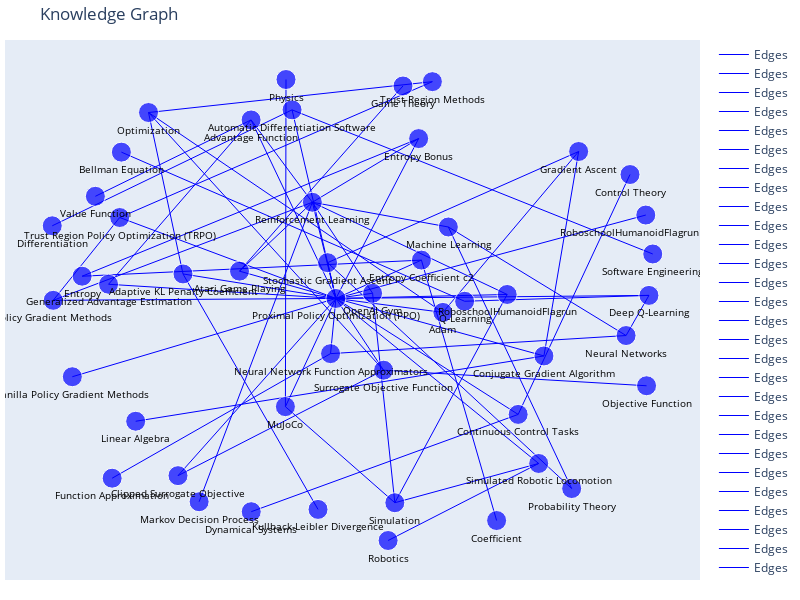

Write notebook code for a chart like this one.
### Code cell
import json
from difflib import get_close_matches

# --- Step 1: Flatten nested dictionary into triplet edges ---
def flatten_prereq_tree(concept, subtree, edges):
    if subtree is None:
        return
    for child, subchild in subtree.items():
        edges.append((concept, "depends on", child))
        flatten_prereq_tree(child, subchild, edges)

def build_edges_from_nested_dict(nested_dict):
    edges = []
    for root, subtree in nested_dict.items():
        flatten_prereq_tree(root, subtree, edges)
    return edges

# --- Step 2: Deduplicate concept names and normalize ---
def deduplicate_entities(edges, threshold=0.85):
    """Deduplicate and normalize entity names"""
    nodes = list(set([src for src, _, tgt in edges] + [tgt for _, _, tgt in edges]))
    
    node_map = {}
    canonical_nodes = []

    for node in nodes:
        # First, check for exact case-insensitive matches
        case_insensitive_match = None
        for canonical in canonical_nodes:
            if canonical.lower() == node.lower():
                case_insensitive_match = canonical
                break
        
        if case_insensitive_match:
            # Use the existing canonical form
            node_map[node] = case_insensitive_match
        else:
            # Check for fuzzy matches using get_close_matches
            match = get_close_matches(node, canonical_nodes, n=1, cutoff=threshold)
            if match:
                node_map[node] = match[0]
            else:
                # Create new canonical form - prefer the first occurrence's case
                canonical = node.strip()
                node_map[node] = canonical
                canonical_nodes.append(canonical)

    deduped_edges = []
    for src, rel, tgt in edges:
        new_src = node_map.get(src, src)
        new_tgt = node_map.get(tgt, tgt)
        deduped_edges.append((new_src, rel, new_tgt))

    return list(set(deduped_edges)), set(node_map.values())

# --- Step 3: Integrate with OpenAI response ---
# response.choices[0].message.content is your string from the LLM

raw_response = response.choices[0].message.content.strip()

# Safely extract JSON block
start = raw_response.find('{')
end = raw_response.rfind('}') + 1
json_text = raw_response[start:end]

try:
    nested_dict = json.loads(json_text)
    # Flatten
    raw_edges = build_edges_from_nested_dict(nested_dict)
    # Deduplicate
    filtered_relations, filtered_entities = deduplicate_entities(raw_edges)

    # Use directly with your visualization
    graph.relations = list(set(graph.relations).union(filtered_relations))

    graph.entities = list(set(graph.entities).union(filtered_entities))


    fig = create_simple_correct_visualization(graph)
    fig.show()

except json.JSONDecodeError as e:
    print("❌ JSON parsing failed:", e)
    print("⛔️ Raw content:\n", json_text)

### Figure 1 — Plotly figure (JSON) as saved in the notebook; plotly's stock layout.template omitted (floating-point values rounded to 4 significant figures)
{"data": [{"line": {"color": "blue", "width": 1}, "mode": "lines", "name": "Edges", "showlegend": true, "type": "scatter", "x": [0.1122, -0.6352], "y": [-0.2808, 0.8072]}, {"line": {"color": "blue", "width": 1}, "mode": "lines", "name": "Edges", "showlegend": true, "type": "scatter", "x": [0.1122, 0.9483], "y": [-0.2808, -0.3465]}, {"line": {"color": "blue", "width": 1}, "mode": "lines", "name": "Edges", "showlegend": true, "type": "scatter", "x": [-0.3091, -0.8042], "y": [0.7759, 0.4535]}, {"line": {"color": "blue", "width": 1}, "mode": "lines", "name": "Edges", "showlegend": true, "type": "scatter", "x": [-0.3091, -0.1143], "y": [0.7759, 0.4282]}, {"line": {"color": "blue", "width": 1}, "mode": "lines", "name": "Edges", "showlegend": true, "type": "scatter", "x": [-0.3459, -0.1143], "y": [0.1374, 0.4282]}, {"line": {"color": "blue", "width": 1}, "mode": "lines", "name": "Edges", "showlegend": true, "type": "scatter", "x": [-0.3459, 0.1739], "y": [0.1374, 0.9193]}, {"line": {"color": "blue", "width": 1}, "mode": "lines", "name": "Edges", "showlegend": true, "type": "scatter", "x": [-0.03932, 0.6054], "y": [0.02212, -0.6747]}, {"line": {"color": "blue", "width": 1}, "mode": "lines", "name": "Edges", "showlegend": true, "type": "scatter", "x": [-0.03932, 0.2237], "y": [0.02212, 0.6972]}, {"line": {"color": "blue", "width": 1}, "mode": "lines", "name": "Edges", "showlegend": true, "type": "scatter", "x": [-0.03932, -0.3091], "y": [0.02212, 0.7759]}, {"line": {"color": "blue", "width": 1}, "mode": "lines", "name": "Edges", "showlegend": true, "type": "scatter", "x": [-0.03932, -0.06586], "y": [0.02212, 0.1732]}, {"line": {"color": "blue", "width": 1}, "mode": "lines", "name": "Edges", "showlegend": true, "type": "scatter", "x": [-0.03932, -0.9382], "y": [0.02212, 0.01421]}, {"line": {"color": "blue", "width": 1}, "mode": "lines", "name": "Edges", "showlegend": true, "type": "scatter", "x": [-0.03932, -0.05644], "y": [0.02212, -0.2109]}, {"line": {"color": "blue", "width": 1}, "mode": "lines", "name": "Edges", "showlegend": true, "type": "scatter", "x": [-0.03932, -0.5414], "y": [0.02212, -0.7262]}, {"line": {"color": "blue", "width": 1}, "mode": "lines", "name": "Edges", "showlegend": true, "type": "scatter", "x": [-0.03932, -0.7623], "y": [0.02212, 0.08198]}, {"line": {"color": "blue", "width": 1}, "mode": "lines", "name": "Edges", "showlegend": true, "type": "scatter", "x": [-0.03932, 0.5052], "y": [0.02212, 0.0389]}, {"line": {"color": "blue", "width": 1}, "mode": "lines", "name": "Edges", "showlegend": true, "type": "scatter", "x": [-0.03932, -0.7269], "y": [0.02212, 0.3639]}, {"line": {"color": "blue", "width": 1}, "mode": "lines", "name": "Edges", "showlegend": true, "type": "scatter", "x": [-0.03932, 0.6221], "y": [0.02212, -0.2207]}, {"line": {"color": "blue", "width": 1}, "mode": "lines", "name": "Edges", "showlegend": true, "type": "scatter", "x": [-0.03932, 0.1122], "y": [0.02212, -0.2808]}, {"line": {"color": "blue", "width": 1}, "mode": "lines", "name": "Edges", "showlegend": true, "type": "scatter", "x": [-0.03932, 0.2325], "y": [0.02212, 0.184]}, {"line": {"color": "blue", "width": 1}, "mode": "lines", "name": "Edges", "showlegend": true, "type": "scatter", "x": [-0.03932, 0.0772], "y": [0.02212, 0.0441]}, {"line": {"color": "blue", "width": 1}, "mode": "lines", "name": "Edges", "showlegend": true, "type": "scatter", "x": [-0.03932, -0.1788], "y": [0.02212, 0.8184]}, {"line": {"color": "blue", "width": 1}, "mode": "lines", "name": "Edges", "showlegend": true, "type": "scatter", "x": [-0.03932, -0.5255], "y": [0.02212, 0.1256]}, {"line": {"color": "blue", "width": 1}, "mode": "lines", "name": "Edges", "showlegend": true, "type": "scatter", "x": [-0.03932, -0.1143], "y": [0.02212, 0.4282]}, {"line": {"color": "blue", "width": 1}, "mode": "lines", "name": "Edges", "showlegend": true, "type": "scatter", "x": [-0.03932, -0.3459], "y": [0.02212, 0.1374]}, {"line": {"color": "blue", "width": 1}, "mode": "lines", "name": "Edges", "showlegend": true, "type": "scatter", "x": [-0.03932, 0.5401], "y": [0.02212, -0.4676]}, {"line": {"color": "blue", "width": 1}, "mode": "lines", "name": "Edges", "showlegend": true, "type": "scatter", "x": [-0.03932, -0.8775], "y": [0.02212, -0.3085]}, {"line": {"color": "blue", "width": 1}, "mode": "lines", "name": "Edges", "showlegend": true, "type": "scatter", "x": [-0.03932, -0.2], "y": [0.02212, -0.4348]}, {"line": {"color": "blue", "width": 1}, "mode": "lines", "name": "Edges", "showlegend": true, "type": "scatter", "x": [-0.03932, 0.9559], "y": [0.02212, 0.035]}, {"line": {"color": "blue", "width": 1}, "mode": "lines", "name": "Edges", "showlegend": true, "type": "scatter", "x": [-0.03932, 0.9459], "y": [0.02212, 0.3743]}, {"line": {"color": "blue", "width": 1}, "mode": "lines", "name": "Edges", "showlegend": true, "type": "scatter", "x": [-0.03932, 0.3006], "y": [0.02212, -0.03681]}, {"line": {"color": "blue", "width": 1}, "mode": "lines", "name": "Edges", "showlegend": true, "type": "scatter", "x": [-0.9382, -0.1143], "y": [0.01421, 0.4282]}, {"line": {"color": "blue", "width": 1}, "mode": "lines", "name": "Edges", "showlegend": true, "type": "scatter", "x": [-0.9382, -0.9382], "y": [0.01421, 0.01421]}, {"line": {"color": "blue", "width": 1}, "mode": "lines", "name": "Edges", "showlegend": true, "type": "scatter", "x": [0.0772, -0.1143], "y": [0.0441, 0.4282]}, {"line": {"color": "blue", "width": 1}, "mode": "lines", "name": "Edges", "showlegend": true, "type": "scatter", "x": [0.0772, 0.1479], "y": [0.0441, -0.8405]}, {"line": {"color": "blue", "width": 1}, "mode": "lines", "name": "Edges", "showlegend": true, "type": "scatter", "x": [-0.5255, -0.6352], "y": [0.1256, 0.8072]}, {"line": {"color": "blue", "width": 1}, "mode": "lines", "name": "Edges", "showlegend": true, "type": "scatter", "x": [-0.5255, -0.09624], "y": [0.1256, -0.8688]}, {"line": {"color": "blue", "width": 1}, "mode": "lines", "name": "Edges", "showlegend": true, "type": "scatter", "x": [-0.7269, -0.9382], "y": [0.3639, 0.01421]}, {"line": {"color": "blue", "width": 1}, "mode": "lines", "name": "Edges", "showlegend": true, "type": "scatter", "x": [-0.7269, 0.2673], "y": [0.3639, 0.9376]}, {"line": {"color": "blue", "width": 1}, "mode": "lines", "name": "Edges", "showlegend": true, "type": "scatter", "x": [0.6054, 0.1479], "y": [-0.6747, -0.8405]}, {"line": {"color": "blue", "width": 1}, "mode": "lines", "name": "Edges", "showlegend": true, "type": "scatter", "x": [0.6054, 0.1266], "y": [-0.6747, -1]}, {"line": {"color": "blue", "width": 1}, "mode": "lines", "name": "Edges", "showlegend": true, "type": "scatter", "x": [0.2673, -0.6352], "y": [0.9376, 0.8072]}, {"line": {"color": "blue", "width": 1}, "mode": "lines", "name": "Edges", "showlegend": true, "type": "scatter", "x": [0.3699, -0.7215], "y": [0.01025, 0.64]}, {"line": {"color": "blue", "width": 1}, "mode": "lines", "name": "Edges", "showlegend": true, "type": "scatter", "x": [0.3181, 0.7102], "y": [0.3239, -0.7806]}, {"line": {"color": "blue", "width": 1}, "mode": "lines", "name": "Edges", "showlegend": true, "type": "scatter", "x": [0.3181, 0.8832], "y": [0.3239, -0.1345]}, {"line": {"color": "blue", "width": 1}, "mode": "lines", "name": "Edges", "showlegend": true, "type": "scatter", "x": [-0.05644, 0.8832], "y": [-0.2109, -0.1345]}, {"line": {"color": "blue", "width": 1}, "mode": "lines", "name": "Edges", "showlegend": true, "type": "scatter", "x": [-0.05644, -0.7508], "y": [-0.2109, -0.7369]}, {"line": {"color": "blue", "width": 1}, "mode": "lines", "name": "Edges", "showlegend": true, "type": "scatter", "x": [0.3006, 0.7324], "y": [-0.03681, 0.6426]}, {"line": {"color": "blue", "width": 1}, "mode": "lines", "name": "Edges", "showlegend": true, "type": "scatter", "x": [0.3006, -0.6352], "y": [-0.03681, 0.8072]}, {"line": {"color": "blue", "width": 1}, "mode": "lines", "name": "Edges", "showlegend": true, "type": "scatter", "x": [-0.06586, 0.7102], "y": [0.1732, -0.7806]}, {"line": {"color": "blue", "width": 1}, "mode": "lines", "name": "Edges", "showlegend": true, "type": "scatter", "x": [-0.06586, 0.7324], "y": [0.1732, 0.6426]}, {"line": {"color": "blue", "width": 1}, "mode": "lines", "name": "Edges", "showlegend": true, "type": "scatter", "x": [0.6221, 0.7324], "y": [-0.2207, 0.6426]}, {"line": {"color": "blue", "width": 1}, "mode": "lines", "name": "Edges", "showlegend": true, "type": "scatter", "x": [0.6221, -0.676], "y": [-0.2207, -0.4965]}, {"line": {"color": "blue", "width": 1}, "mode": "lines", "name": "Edges", "showlegend": true, "type": "scatter", "x": [0.5401, 0.8957], "y": [-0.4676, 0.5454]}, {"line": {"color": "blue", "width": 1}, "mode": "lines", "name": "Edges", "showlegend": true, "type": "scatter", "x": [0.5401, -0.3086], "y": [-0.4676, -0.8784]}, {"line": {"color": "blue", "width": 1}, "mode": "lines", "name": "Edges", "showlegend": true, "type": "scatter", "x": [-0.1788, -0.9413], "y": [0.8184, 0.3289]}, {"line": {"color": "blue", "width": 1}, "mode": "lines", "name": "Edges", "showlegend": true, "type": "scatter", "x": [-0.1788, 0.968], "y": [0.8184, 0.2099]}, {"line": {"color": "blue", "width": 1}, "mode": "lines", "name": "Edges", "showlegend": true, "type": "scatter", "x": [-0.1143, -0.4743], "y": [0.4282, -0.8363]}, {"line": {"color": "blue", "width": 1}, "mode": "lines", "name": "Edges", "showlegend": true, "type": "scatter", "x": [-0.1143, 0.3181], "y": [0.4282, 0.3239]}, {"line": {"color": "blue", "width": 1}, "mode": "lines", "name": "Edges", "showlegend": true, "type": "scatter", "x": [0.9559, 0.3699], "y": [0.035, 0.01025]}, {"line": {"color": "blue", "width": 1}, "mode": "lines", "name": "Edges", "showlegend": true, "type": "scatter", "x": [0.9559, 0.8832], "y": [0.035, -0.1345]}, {"line": {"color": "blue", "width": 1}, "mode": "lines", "name": "Edges", "showlegend": true, "type": "scatter", "x": [0.2325, -0.8463], "y": [0.184, 0.116]}, {"line": {"color": "blue", "width": 1}, "mode": "lines", "name": "Edges", "showlegend": true, "type": "scatter", "x": [0.2325, 0.4716], "y": [0.184, -0.9156]}, {"line": {"color": "blue", "width": 1}, "mode": "lines", "name": "Edges", "showlegend": true, "type": "scatter", "x": [-0.5414, 0.1122], "y": [-0.7262, -0.2808]}, {"line": {"color": "blue", "width": 1}, "mode": "lines", "name": "Edges", "showlegend": true, "type": "scatter", "x": [0.2237, -0.1143], "y": [0.6972, 0.4282]}, {"line": {"color": "blue", "width": 1}, "mode": "lines", "name": "Edges", "showlegend": true, "type": "scatter", "x": [0.2237, -0.8463], "y": [0.6972, 0.116]}, {"line": {"color": "blue", "width": 1}, "mode": "lines", "name": "Edges", "showlegend": true, "type": "scatter", "x": [-0.2, -0.1981], "y": [-0.4348, 0.9467]}, {"line": {"color": "blue", "width": 1}, "mode": "lines", "name": "Edges", "showlegend": true, "type": "scatter", "x": [-0.2, 0.1479], "y": [-0.4348, -0.8405]}, {"line": {"color": "blue", "width": 1}, "mode": "lines", "name": "Edges", "showlegend": true, "type": "scatter", "x": [0.5052, -0.1143], "y": [0.0389, 0.4282]}, {"line": {"color": "blue", "width": 1}, "mode": "lines", "name": "Edges", "showlegend": true, "type": "scatter", "x": [0.5052, 0.1479], "y": [0.0389, -0.8405]}, {"line": {"color": "blue", "width": 1}, "mode": "lines", "name": "Edges", "showlegend": true, "type": "scatter", "x": [-0.7623, -0.3091], "y": [0.08198, 0.7759]}, {"marker": {"color": ["blue", "blue", "blue", "blue", "blue", "blue", "blue", "blue", "blue", "blue", "blue", "blue", "blue", "blue", "blue", "blue", "blue", "blue", "blue", "blue", "blue", "blue", "blue", "blue", "blue", "blue", "blue", "blue", "blue", "blue", "blue", "blue", "blue", "blue", "blue", "blue", "blue", "blue", "blue", "blue", "blue", "blue", "blue", "blue", "blue", "blue", "blue", "blue", "blue"], "size": [20, 20, 20, 20, 20, 20, 20, 20, 20, 20, 20, 20, 20, 20, 20, 20, 20, 20, 20, 20, 20, 20, 20, 20, 20, 20, 20, 20, 20, 20, 20, 20, 20, 20, 20, 20, 20, 20, 20, 20, 20, 20, 20, 20, 20, 20, 20, 20, 20]}, "mode": "markers+text", "name": "Nodes", "showlegend": true, "text": ["Bellman Equation", "Objective Function", "Entropy", "Surrogate Objective Function", "Advantage Function", "Robotics", "Atari Game Playing", "Control Theory", "Proximal Policy Optimization (PPO)", "Policy Gradient Methods", "OpenAI Gym", "Linear Algebra", "Adaptive KL Penalty Coefficient", "Trust Region Policy Optimization (TRPO)", "Simulated Robotic Locomotion", "Simulation", "Trust Region Methods", "Coefficient", "Vanilla Policy Gradient Methods", "Q-Learning", "RoboschoolHumanoidFlagrunHarder", "Physics", "Machine Learning", "Neural Network Function Approximators", "Adam", "Stochastic Gradient Ascent", "Probability Theory", "Optimization", "Conjugate Gradient Algorithm", "Function Approximation", "Continuous Control Tasks", "Automatic Differentiation Software", "Dynamical Systems", "Software Engineering", "Reinforcement Learning", "Gradient Ascent", "Deep Q-Learning", "Neural Networks", "Value Function", "Markov Decision Process", "Entropy Coefficient c2", "Kullback-Leibler Divergence", "Clipped Surrogate Objective", "Entropy Bonus", "MuJoCo", "RoboschoolHumanoidFlagrun", "Generalized Advantage Estimation", "Differentiation", "Game Theory"], "textfont": {"color": "black", "size": 10}, "textposition": "bottom center", "type": "scatter", "x": [-0.7215, 0.9483, -0.8463, 0.1122, -0.3091, 0.1266, -0.3459, 0.8957, -0.03932, -0.9382, 0.0772, -0.676, -0.5255, -0.7269, 0.6054, 0.1479, 0.2673, 0.4716, -0.8775, 0.3699, 0.9459, -0.1981, 0.3181, -0.05644, 0.3006, -0.06586, 0.7102, -0.6352, 0.6221, -0.7508, 0.5401, -0.1788, -0.3086, 0.968, -0.1143, 0.7324, 0.9559, 0.8832, -0.8042, -0.4743, 0.2325, -0.09624, -0.5414, 0.2237, -0.2, 0.5052, -0.7623, -0.9413, 0.1739], "y": [0.64, -0.3465, 0.116, -0.2808, 0.7759, -1, 0.1374, 0.5454, 0.02212, 0.01421, 0.0441, -0.4965, 0.1256, 0.3639, -0.6747, -0.8405, 0.9376, -0.9156, -0.3085, 0.01025, 0.3743, 0.9467, 0.3239, -0.2109, -0.03681, 0.1732, -0.7806, 0.8072, -0.2207, -0.7369, -0.4676, 0.8184, -0.8784, 0.2099, 0.4282, 0.6426, 0.035, -0.1345, 0.4535, -0.8363, 0.184, -0.8688, -0.7262, 0.6972, -0.4348, 0.0389, 0.08198, 0.3289, 0.9193]}], "layout": {"height": 600, "hovermode": "closest", "margin": {"b": 20, "l": 5, "r": 5, "t": 40}, "showlegend": true, "title": {"text": "Knowledge Graph"}, "width": 800, "xaxis": {"showgrid": false, "showticklabels": false, "zeroline": false}, "yaxis": {"showgrid": false, "showticklabels": false, "zeroline": false}}}
